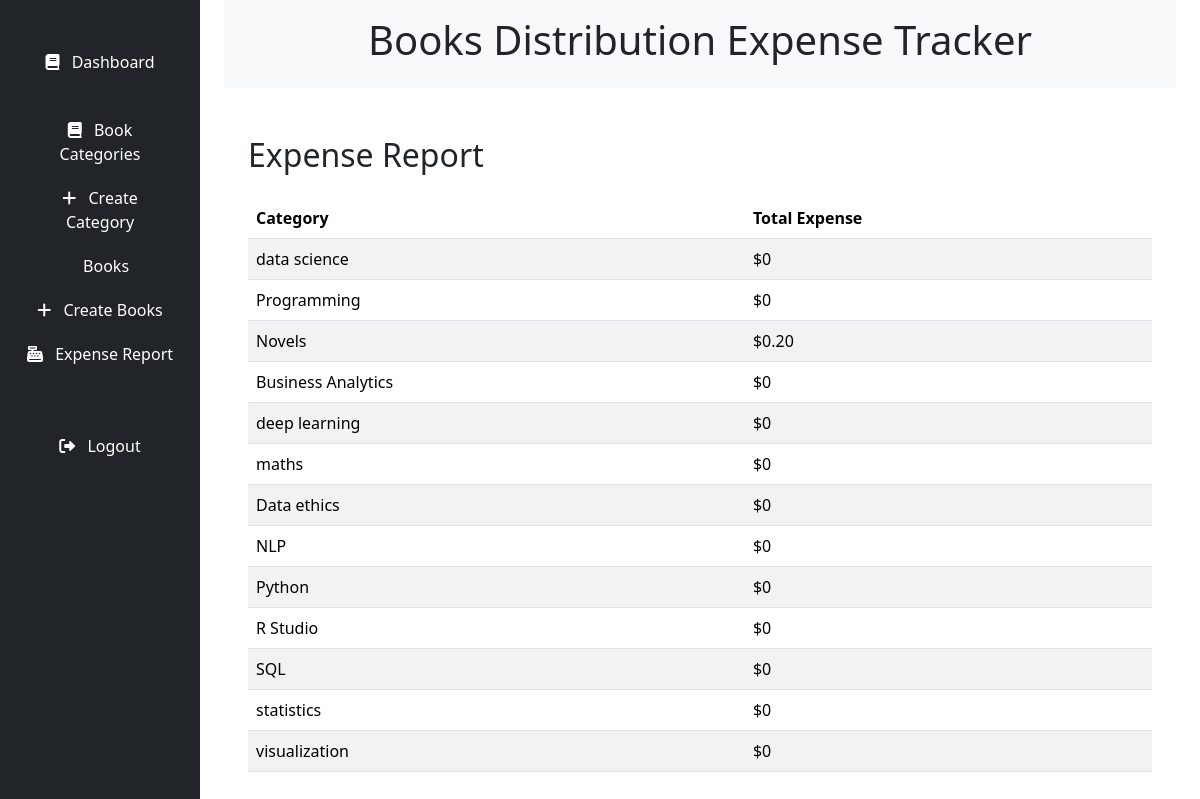
The page /expense_report/ on the database its author committed.
### books/models.py (models this page shows, shortened)
class BookCategory(models.Model):
    name = models.CharField(max_length=255, unique=True)

### books/views.py (the view)
# urls.py: path('expense_report/', expense_report, name='expense_report'),
def expense_report(request):
    categories = BookCategory.objects.all()
    category_expenses = []
    for category in categories:
        category_books = Book.objects.filter(category=category)
        total_expense = sum(book.distribution_expenses for book in category_books)
        category_expenses.append({'category': category, 'total_expense': total_expense})
    context = {'category_expenses': category_expenses}
    return render(request, 'extra/expense_report.html', context)

### books/templates/extra/expense_report.html (shortened to what this page needs)
{% extends 'base.html' %}
{% block content %}
    <div class="container mt-5">
        <h2 class="mb-4">Expense Report</h2>
        <table class="table table-striped">
            <thead>
                <tr>
                    <th>Category</th>
                    <th>Total Expense</th>
                </tr>
            </thead>
            <tbody>
                {% for category_expense in category_expenses %}
                    <tr>
                        <td>{{ category_expense.category.name }}</td>
                        <td>${{ category_expense.total_expense }}</td>
                    </tr>
                {% endfor %}
            </tbody>
        </table>
    </div>
{% endblock %}

### rows shown on the page
BookCategory: category.name "data science", total_expense "0"
BookCategory: category.name "Programming", total_expense "0"
BookCategory: category.name "Novels", total_expense "0.20"
BookCategory: category.name "Business Analytics", total_expense "0"
BookCategory: category.name "deep learning", total_expense "0"
BookCategory: category.name "maths", total_expense "0"
BookCategory: category.name "Data ethics", total_expense "0"
BookCategory: category.name "NLP", total_expense "0"
BookCategory: category.name "Python", total_expense "0"
BookCategory: category.name "R Studio", total_expense "0"
BookCategory: category.name "SQL", total_expense "0"
BookCategory: category.name "statistics", total_expense "0"
BookCategory: category.name "visualization", total_expense "0"
